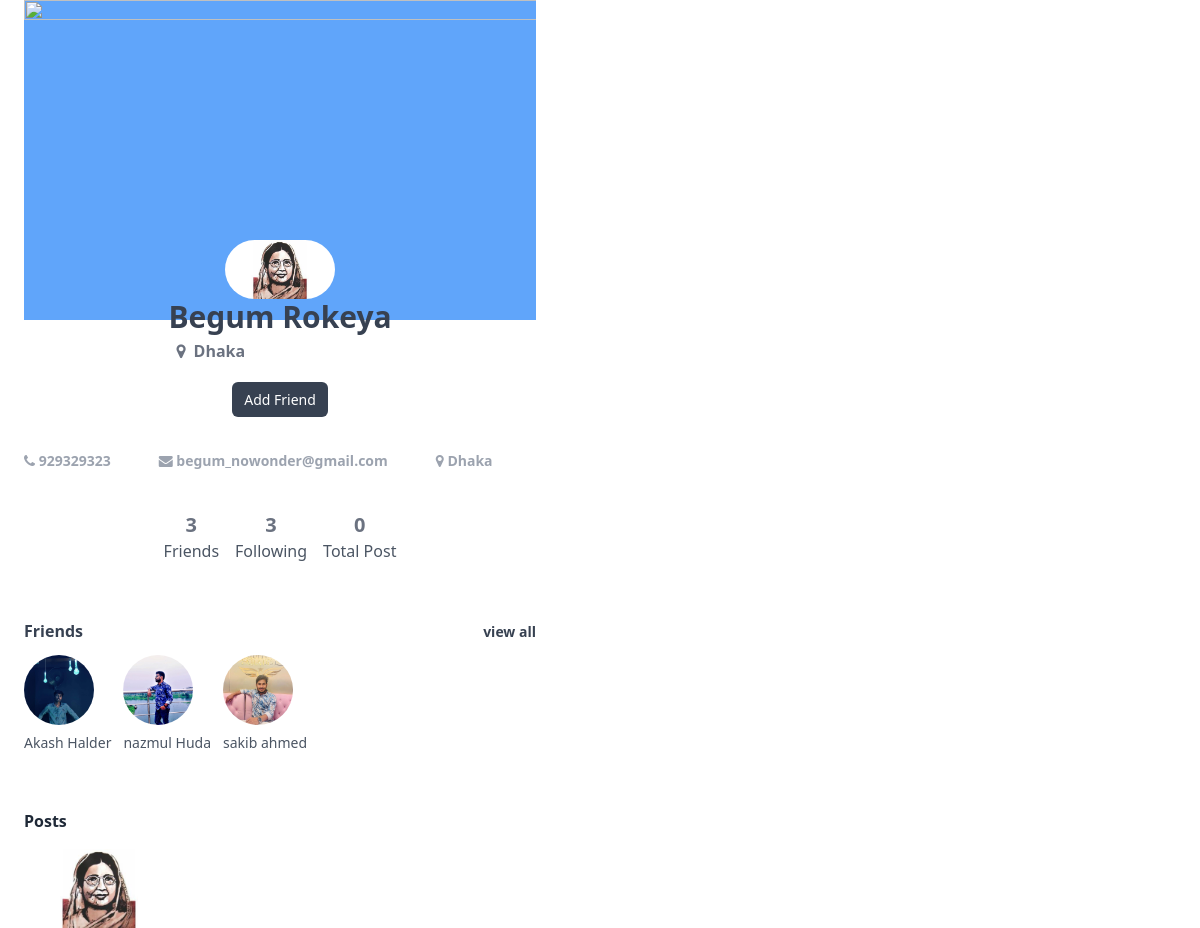
Screenshot of /profile.php?username=begumRokeya with the database file from the repository.
### tables this page shows
CREATE TABLE `user_info` (
  `username` varchar(15) NOT NULL,
  `first_name` varchar(150) NOT NULL,
  `last_name` varchar(150) NOT NULL,
  `gender` varchar(15) NOT NULL,
  `email` varchar(200) NOT NULL,
  `phone_no` int(15) NOT NULL,
  `date_of_birth` date NOT NULL,
  `address` varchar(200) NOT NULL,
  `password` varchar(200) NOT NULL,
  `profile_pic` varchar(255) NOT NULL
);

CREATE TABLE `friends` (
  `from_friend` varchar(11) NOT NULL,
  `to_friend` varchar(11) NOT NULL,
  `added_date` timestamp NOT NULL DEFAULT current_timestamp()
);

CREATE TABLE `status` (
  `status_id` int(11) NOT NULL,
  `status_owner` varchar(11) NOT NULL,
  `status_content` text NOT NULL,
  `status_date` timestamp NOT NULL DEFAULT current_timestamp(),
  `status_image` varchar(255) NOT NULL
);

### profile.php (the view, shortened to what this page needs)
<?php require_once "header.php"; ?>
<?php require_once "db.php"; ?>
  <?php
   $username = $_SESSION["username"];
   $id  = $_GET["username"];
   $sql = "SELECT first_name, last_name,profile_pic,email, address,date_of_birth,phone_no FROM `user_info` WHERE username =  '$id ' ";
   $profile_q = mysqli_query($conn, $sql);
   $profile_result = mysqli_fetch_array($profile_q);
   $status = "SELECT (SELECT COUNT(*) from `status_comments` WHERE status_id = status_id)'total_comments',  (SELECT COUNT(*) from `status` where status_owner='$username')'total_posts', (SELECT  `profile_pic` from `user_info` WHERE username='$id')'profile_pic', status_id,status_owner,status_content,status_image, TIMESTAMPDIFF(day,status_date, CURRENT_TIMESTAMP)'day',TIMESTAMPDIFF(hour, CURRENT_TIMESTAMP,status_date)'hour' FROM `status` WHERE status_owner = '$id' and status_image !=''  ORDER BY status_date DESC LIMIT 9";
   $status_q =mysqli_query($conn, $status);
   $status_res = mysqli_fetch_array($status_q);
   echo'
   <div class="mx-6  max-w-lg ">
   <div class="bg-blue-400  "><img  " src="https://arielle.com.au/wp-content/uploads/2016/04/together-we-travel-dark.jpg" width=800 height=500 /></div>
   <div class="flex relative   pt-20  -mt-40 z-1 justify-center "><img class="rounded-full" src="'.$profile_result["profile_pic"].'" height=110 width=110/>
   </div>
   <div  class=" flex space-x-4  justify-center ">
     <div class="flex flex-col">
     <h2 class="font-semibold text-3xl text-gray-700">'.$profile_result["first_name"].' '.$profile_result["last_name"].'</h2>
     <p class="mt-1 text-md text-gray-500 font-semibold"><i class="mx-2 fa fa-light fa-map-marker"></i>'.$profile_result["address"].'</p>
     </div></div>
     <div class="mt-4 flex space-x-2  justify-center ">';
  if($id!=$username){
  $friend_check = "SELECT * FROM `friends` where from_friend='$username' and to_friend = '$id' ";
  $friend_check_res = mysqli_query($conn, $friend_check);
  if(mysqli_num_rows($friend_check_res) != 0){
    echo '<div><a href="friends.php?remove='.$id.'" class="mt-2  text-sm px-6 py-2.5 bg-red-800  font-semibold text-white rounded-md">Remove</a></div>
    <div><a href="new_conversion.php?username='.$id.'" class="mt-2  text-sm px-6 py-2.5 bg-gray-700 font-semibold text-white rounded-md">Message</a></div>';
    }
    else{
  echo '<div class="mt-2"><a href="friends.php?add='.$id.'" class="mt-2   text-sm px-3 py-2 bg-gray-700 text-semibold text-white rounded-md">Add Friend</a></div>';
    }
  }
  else{
    echo '<div class="mt-2"><a href="edit_profile.php" class="mt-2   text-sm px-3 py-2 bg-gray-700 text-semibold text-white rounded-md">Edit Profile</a></div>';
  }
echo'
</div>
<div class="mt-10 flex flex space-x-12 ">
<div class=" text-sm text-gray-400 font-semibold"><i class="fa fa-regular fa-phone"></i> '.$profile_result["phone_no"].'</div>
     <div class=" text-sm text-gray-400  font-semibold"> <i class="fa fa-light fa-envelope"></i> '.$profile_result["email"].'</div>
     <div class=" text-sm text-gray-400  font-semibold"> <i class="fa fa-light fa-map-marker"></i> '.$profile_result["address"].'</div>
</div>
<div class="mt-10 flex space-x-3 justify-center">';
$friends_list = "SELECT first_name, last_name,profile_pic,username ,to_friend,added_date FROM `friends` INNER JOIN `user_info` ON friends.to_friend=user_info.username WHERE from_friend='$id' LIMIT 6";
$friends_list_res = mysqli_query($conn, $friends_list);
$total_friends =  mysqli_num_rows($friends_list_res);
echo'<div class="flex space-x-4  "> <div class="flex flex-col justify-center"><div class="text-xl text-gray-500 font-bold text-center ">'.$total_friends.'</div><div class=" text-md text-gray-600 font-normal "> Friends</div></div>
<div class="flex flex-col"><div class="text-xl text-gray-500 text-center font-bold">'.$total_friends.'</div><div class=" text-md text-gray-600 font-normal "> Following</div></div>';
if (mysqli_num_rows($status_q) != 0){
echo'
<div class="flex flex-col"><div class="text-xl text-gray-500 text-center font-bold">'.$status_res["total_posts"].'</div><div class=" text-md text-gray-600 font-normal "> Total Post</div></div>
</div></div>
<div class="mt-14 mb-3 flex justify-between"><div class=""><p  class="text-md font-semibold text-gray-700">Friends </p></div><div class=""><a class="text-sm font-semibold text-gray-700" href="friends.php">view all </a></div></div>
<div class="mt-2 flex space-x-3">
';}
while($friends = mysqli_fetch_array($friends_list_res))
{
  echo'
<div><a href="profile.php?username='.$friends["username"].'"  ><img class="rounded-full " src="'.$friends["profile_pic"].'" height=70 width=70/> <p class="mt-2 font-medium text-gray-600 text-sm	">'.$friends["first_name"].' '.$friends["last_name"].'</p></a></div>
';
}
echo'
</div>
<p  class="mt-14 mb-4 text-md font-semibold text-gray-800">Posts</p>
<div class="mt-2 flex space-x-1 "> ';
$status_q =mysqli_query($conn, $status);
while($status = mysqli_fetch_array($status_q))
{
echo'
<a href="status.php?id='.$status["status_id"].'"><img src="'.$status["status_image"].'" height=150 width=150/></a>';
}
echo'
</div>
</div></div>';
?>
<?php require_once "footer.php"; ?>
</html>

### rows the page displays
user_info: profile_pic (picture), first_name "Begum", last_name "Rokeya", address "Dhaka", phone_no "929329323", email "begum_nowonder@gmail.com"
friends: to_friend.profile_pic (picture), to_friend.first_name "Akash", to_friend.last_name "Halder"
friends: to_friend.profile_pic (picture), to_friend.first_name "nazmul", to_friend.last_name "Huda"
friends: to_friend.profile_pic (picture), to_friend.first_name "sakib", to_friend.last_name "ahmed"
status: status_image (picture)

### other values shown
$total_friends "3"
$status_res["total_posts"] "0"
